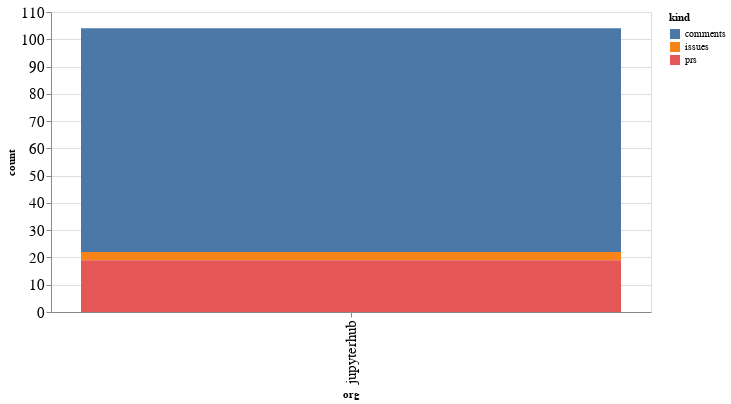

Notebook code for this chart:
### Code cell
alt.Chart(org_summaries, width=600).mark_bar().encode(
    x='org',
    y='count',
    color='kind',
    tooltip="org"
)

### Figure 1 — Vega-Lite specification as saved in the notebook (floating-point values rounded to 4 significant figures)
{"config": {"axisLeft": {"labelFontSize": 15}, "axisBottom": {"labelFontSize": 15}}, "data": {"name": "data-384f949834ea8bbae29afcc6527467b7"}, "mark": "bar", "encoding": {"color": {"type": "nominal", "field": "kind"}, "tooltip": {"type": "nominal", "field": "org"}, "x": {"type": "nominal", "field": "org"}, "y": {"type": "quantitative", "field": "count"}}, "width": 600, "$schema": "https://vega.github.io/schema/vega-lite/v4.8.1.json", "datasets": {"data-384f949834ea8bbae29afcc6527467b7": [{"org": "jupyterhub", "kind": "comments", "count": 82}, {"org": "jupyterhub", "kind": "issues", "count": 3}, {"org": "jupyterhub", "kind": "prs", "count": 19}]}}
